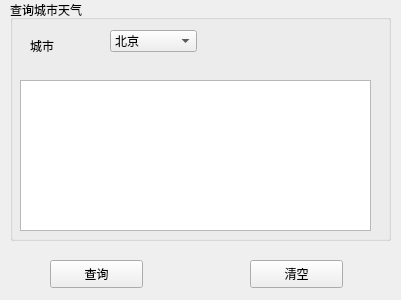
<?xml version="1.0" encoding="UTF-8"?>
<ui version="4.0">
 <class>Form</class>
 <widget class="QWidget" name="Form">
  <property name="geometry">
   <rect>
    <x>0</x>
    <y>0</y>
    <width>401</width>
    <height>300</height>
   </rect>
  </property>
  <property name="windowTitle">
   <string>Form</string>
  </property>
  <widget class="QGroupBox" name="groupBox">
   <property name="geometry">
    <rect>
     <x>10</x>
     <y>0</y>
     <width>381</width>
     <height>241</height>
    </rect>
   </property>
   <property name="title">
    <string>查询城市天气</string>
   </property>
   <widget class="QLabel" name="label">
    <property name="geometry">
     <rect>
      <x>20</x>
      <y>30</y>
      <width>71</width>
      <height>31</height>
     </rect>
    </property>
    <property name="text">
     <string>城市</string>
    </property>
   </widget>
   <widget class="QComboBox" name="weatherComboBox">
    <property name="geometry">
     <rect>
      <x>100</x>
      <y>30</y>
      <width>87</width>
      <height>22</height>
     </rect>
    </property>
    <item>
     <property name="text">
      <string>北京</string>
     </property>
    </item>
    <item>
     <property name="text">
      <string>天津</string>
     </property>
    </item>
    <item>
     <property name="text">
      <string>上海</string>
     </property>
    </item>
   </widget>
   <widget class="QTextEdit" name="resultText">
    <property name="geometry">
     <rect>
      <x>10</x>
      <y>80</y>
      <width>351</width>
      <height>151</height>
     </rect>
    </property>
   </widget>
  </widget>
  <widget class="QPushButton" name="queryBut">
   <property name="geometry">
    <rect>
     <x>50</x>
     <y>260</y>
     <width>93</width>
     <height>28</height>
    </rect>
   </property>
   <property name="text">
    <string>查询</string>
   </property>
  </widget>
  <widget class="QPushButton" name="clearBut">
   <property name="geometry">
    <rect>
     <x>250</x>
     <y>260</y>
     <width>93</width>
     <height>28</height>
    </rect>
   </property>
   <property name="text">
    <string>清空</string>
   </property>
  </widget>
 </widget>
 <resources/>
 <connections>
  <connection>
   <sender>queryBut</sender>
   <signal>clicked()</signal>
   <receiver>Form</receiver>
   <slot>queryWeather()</slot>
   <hints>
    <hint type="sourcelabel">
     <x>89</x>
     <y>268</y>
    </hint>
    <hint type="destinationlabel">
     <x>146</x>
     <y>-8</y>
    </hint>
   </hints>
  </connection>
  <connection>
   <sender>clearBut</sender>
   <signal>clicked()</signal>
   <receiver>Form</receiver>
   <slot>clearWeather()</slot>
   <hints>
    <hint type="sourcelabel">
     <x>313</x>
     <y>279</y>
    </hint>
    <hint type="destinationlabel">
     <x>265</x>
     <y>-8</y>
    </hint>
   </hints>
  </connection>
 </connections>
 <slots>
  <slot>queryWeather()</slot>
  <slot>clearWeather()</slot>
 </slots>
</ui>
